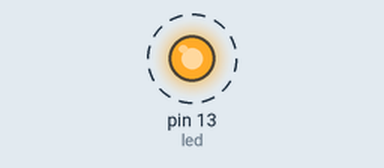
Recording of a sketch running on a simulated Arduino Uno, built with avr-gcc and run on an emulated ATmega328P. Parts: output pins drawn as LEDs (lit = HIGH). Dashed ring = blinking.

Above: at 0.5 s.
Timing chart, 0 to 4.6 s (numbered marks = the images above):
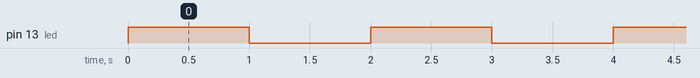

Measured:
- by itself, pin 13 (led): alternates HIGH for 1.0 s and LOW for 1.0 s

The sketch:

Blink.ino
```cpp
/* Blink */
int led = 13;
// the setup routine runs once when you press reset:
void setup() {
  // initialize the digital pin as an output
  pinMode(led, OUTPUT);
}
// the loop routine runs over and over again forever:
void loop() {
  digitalWrite(led, HIGH); // turn the LED on (HIGH is the voltage level)
  delay(1000); // wait for a second
  digitalWrite(led, LOW);; // turn the LED off by making the voltage LOW
  delay(1000); // wait for a second
}
```
